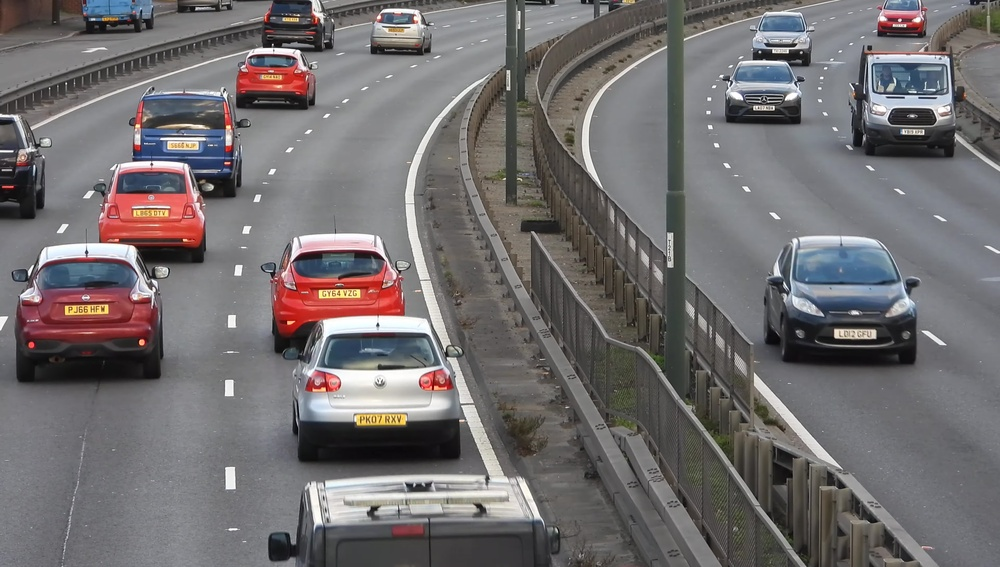
#> input picture test/sample1_highres.jpg, 1000 x 567 px, shrunk from 3840 x 2176 before the run
$ python -i deskew_image.py   (imports and definitions only)   (older library calls are emulated)
#> lines starting #> are read from the running program, lines starting #| are printed output that depends on the picture; after the words box and inside, x2 and y2 are one past the last pixel; in counts of white or black regions, pixels touching at a corner belong together
#> further down, picture is the input picture: shape (567, 1000, 3); mean B, G, R 110.8, 109.6, 113.6
import numpy as np
import cv2
import math
from math import *
from scipy import ndimage
import matplotlib.pyplot as plt

# [11 lines left out: function assert_lines, not called in this run]


def detectPlates(image):
		minPlateW = 50
		minPlateH = 15

		# initialize the rectangular and square kernels to be applied to the image,
		# then initialize the list of license plate regions
		rectKernel = cv2.getStructuringElement(cv2.MORPH_RECT, (13, 5))
		squareKernel = cv2.getStructuringElement(cv2.MORPH_RECT, (3, 3))

		regions = []

		# convert the image to grayscale, and apply the blackhat operation
		gray = cv2.cvtColor(image, cv2.COLOR_BGR2GRAY)
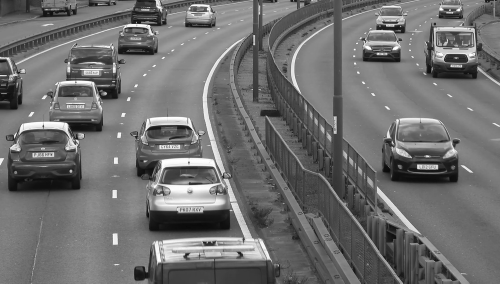
#> gray: shape (567, 1000) (shown at 1/2 size); min 1, max 255, mean 110.9
		blackhat = cv2.morphologyEx(gray, cv2.MORPH_BLACKHAT, rectKernel)
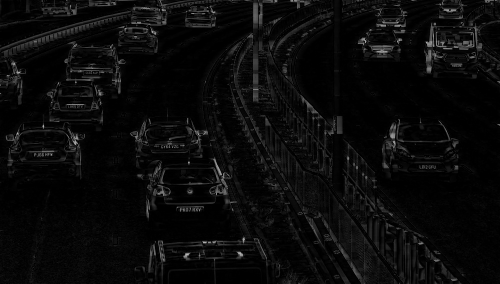
#> blackhat: shape (567, 1000) (shown at 1/2 size); min 0, max 216, mean 10.3

		# find regions in the image that are light
		light = cv2.morphologyEx(gray, cv2.MORPH_CLOSE, squareKernel)
		light = cv2.threshold(light, 50, 255, cv2.THRESH_BINARY)[1]
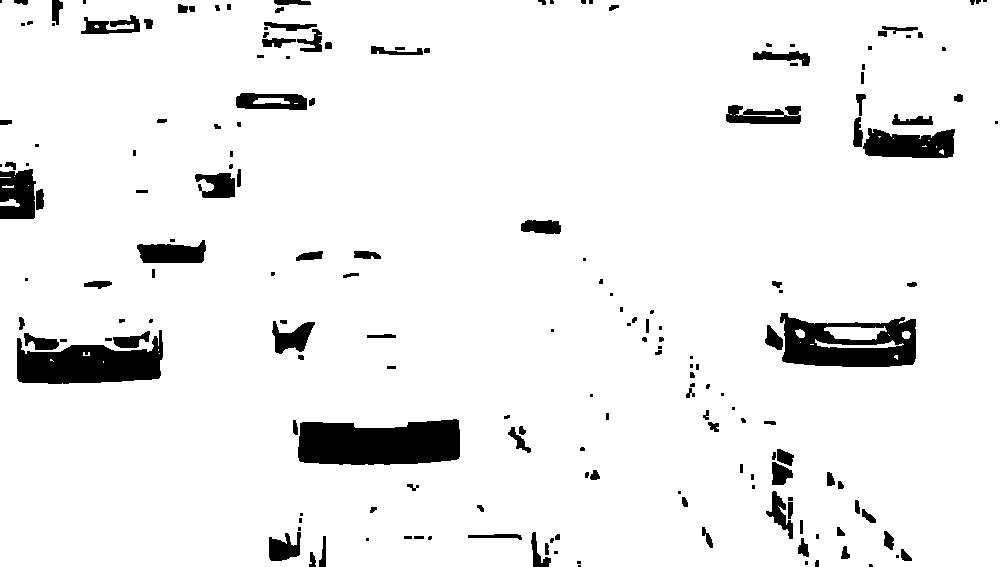
#> light: shape (567, 1000); 93.6% white; 184 black regions (65 under 20 px), largest, box (x1, y1, x2, y2) and area: (298, 419, 460, 465) 6365, (17, 330, 163, 384) 4895, (780, 313, 916, 367) 4787

		# compute the Scharr gradient representation of the blackhat image and scale the
		# resulting image into the range [0, 255]
		gradX = cv2.Sobel(blackhat,
			ddepth = cv2.CV_32F,
			dx = 1, dy = 0, ksize = -1)
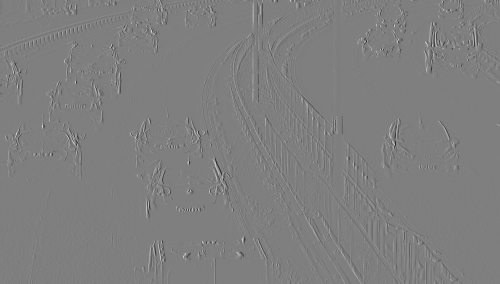
#> gradX: shape (567, 1000) float32 (shown at 1/2 size); min -3163, max 3179, mean 0; drawn with min black and max white
		gradX = np.absolute(gradX)
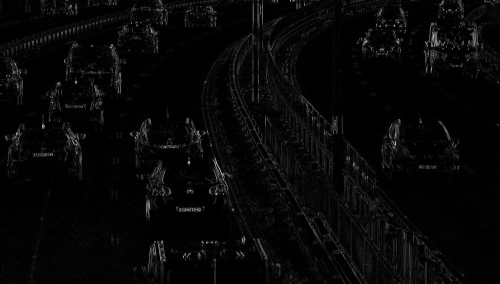
#> gradX: shape (567, 1000) float32 (shown at 1/2 size); min 0, max 3179, mean 95.4; drawn with min black and max white
		(minVal, maxVal) = (np.min(gradX), np.max(gradX))
#> minVal = 0; maxVal = 3179
		gradX = (255 * ((gradX - minVal) / (maxVal - minVal))).astype("uint8")

		# blur the gradient representation, apply a closing operating, and threshold the
		# image using Otsu's method
		gradX = cv2.GaussianBlur(gradX, (5, 5), 0)
		gradX = cv2.morphologyEx(gradX, cv2.MORPH_CLOSE, rectKernel)
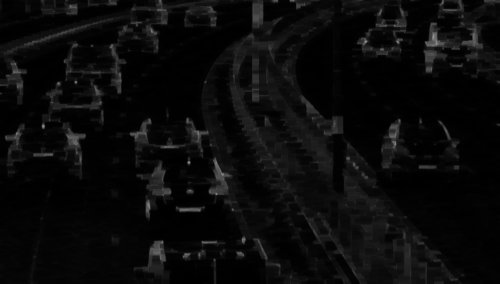
#> gradX: shape (567, 1000) (shown at 1/2 size); min 0, max 160, mean 10.2
		thresh = cv2.threshold(gradX, 0, 255, cv2.THRESH_BINARY | cv2.THRESH_OTSU)[1]
#> thresh: shape (567, 1000); 13.7% white; 214 white regions (100 under 20 px), largest, box (x1, y1, x2, y2) and area: (452, 66, 577, 364) 10211, (847, 42, 966, 147) 4962, (261, 0, 438, 106) 3921

		# perform a series of erosions and dilations on the image
		thresh = cv2.erode(thresh, None, iterations = 2)
#> thresh: shape (567, 1000); 6.9% white; 162 white regions (53 under 20 px), largest, box (x1, y1, x2, y2) and area: (849, 46, 964, 144) 3005, (462, 173, 530, 292) 2186, (596, 269, 664, 346) 1922
		thresh = cv2.dilate(thresh, None, iterations = 2)
#> thresh: shape (567, 1000); 12.1% white; 130 white regions (2 under 20 px), largest, box (x1, y1, x2, y2) and area: (460, 171, 576, 358) 4450, (847, 44, 966, 146) 4438, (465, 67, 568, 155) 2787

		# take the bitwise 'and' between the 'light' regions of the image, then perform
		# another series of erosions and dilations
		thresh = cv2.bitwise_and(thresh, thresh, mask = light)
#> thresh: shape (567, 1000); 11.4% white; 155 white regions (27 under 20 px), largest, box (x1, y1, x2, y2) and area: (460, 171, 576, 358) 4441, (847, 44, 966, 146) 3984, (465, 67, 568, 155) 2787
		thresh = cv2.dilate(thresh, None, iterations = 2)
#> thresh: shape (567, 1000); 17.8% white; 121 white regions, largest, box (x1, y1, x2, y2) and area: (845, 42, 968, 148) 6341, (458, 169, 578, 360) 6014, (463, 65, 570, 157) 3763
		thresh = cv2.erode(thresh, None, iterations = 1)
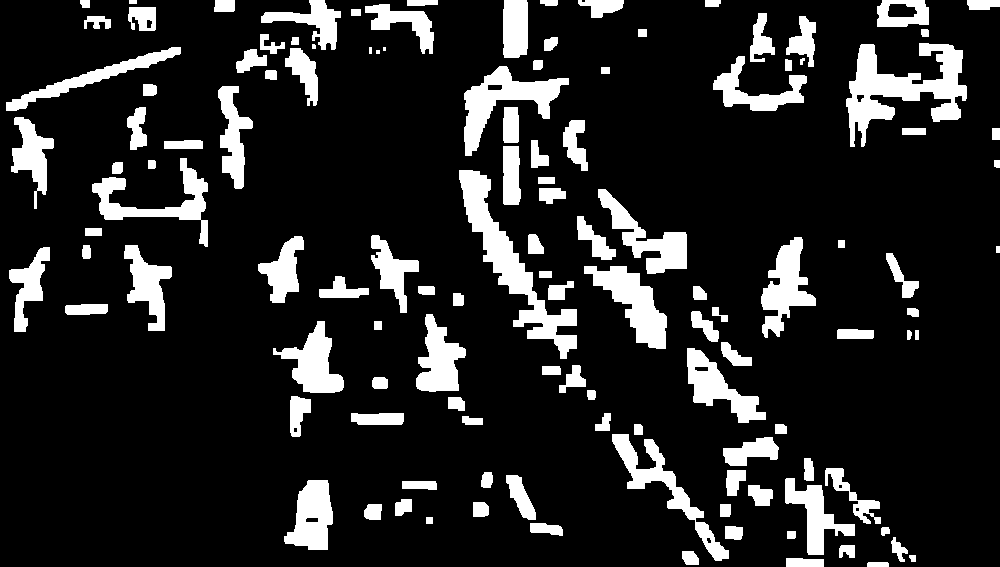
#> thresh: shape (567, 1000); 14.7% white; 124 white regions (3 under 20 px)

        # cv2.imwrite("kk2.jpg", thresh)

		# find contours in the thresholded image
		cnts, _ = cv2.findContours(thresh.copy(), cv2.RETR_EXTERNAL, cv2.CHAIN_APPROX_SIMPLE)
#> cnts = 124 contours, 6 with area under 20; largest, box (x1, y1, x2, y2) and area: (846, 43, 967, 147) 5062, (459, 170, 577, 359) 4873, (464, 66, 569, 156) 3156, (584, 266, 667, 349) 2805, (612, 434, 729, 561) 2554

		# loop over the contours
		for c in cnts:
			# grab the bounding box associated with the contour and compute the area and
			# aspect ratio
			(w, h) = cv2.boundingRect(c)[2:]
			aspectRatio = w / float(h)

			# calculate extent for additional filtering
			shapeArea = cv2.contourArea(c)
			boundingboxArea = w * h
			extent = shapeArea / float(boundingboxArea)
			extent = int(extent * 100) / 100

			# compute the rotated bounding box of the region
			rect = cv2.minAreaRect(c)
			box = cv2.boxPoints(rect)

			# ensure the aspect ratio, width, and height of the bounding box fall within
			# tolerable limits, then update the list of license plate regions
			if (aspectRatio > 3 and aspectRatio < 6) and h > minPlateH and w > minPlateW and extent > 0.50:
				print("box", box)
				regions.append(box)
#> this loop made 124 passes
#> (w, h, aspectRatio, shapeArea, boundingboxArea, extent, rect, box) on passes 1 to 3: (22, 5, 4.4, 83, 110, 0.75, ((877.5, 564), (4, 21), -90), [[888, 566], [867, 566], [867, 562], [888, 562]]), (38, 9, 4.22, 275.5, 342, 0.8, ((804.5, 562), (8, 37), -90), [[823, 566], [786, 566], [786, 558], [823, 558]]), (7, 7, 1, 30, 49, 0.61, ((912, 558), (6, 6), -90), [[915, 561], [909, 561], [909, 555], [915, 555]])
#> after the loop, regions = []

		# return the list of license plate regions
		return regions

# [79 lines left out: function skew_correct, not called in this run]

>>> import cv2
>>> picture = cv2.imread('test/sample1_highres.jpg')
>>> result = detectPlates(picture)
#> result = []

$ run again, on test/sample3_highres.jpg
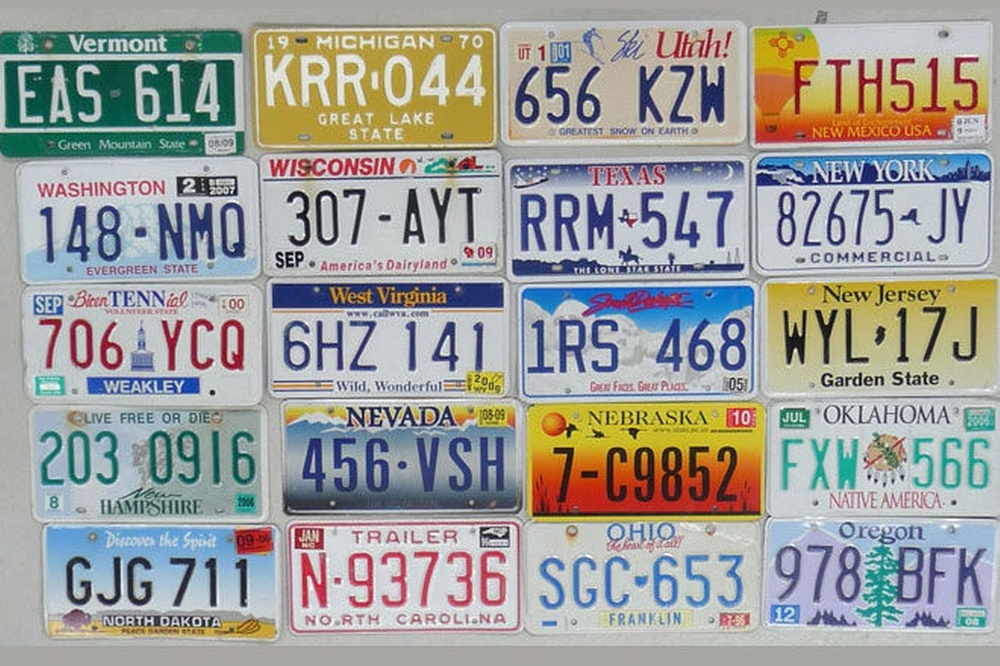
#> input picture test/sample3_highres.jpg, 1000 x 666 px, shrunk from 1600 x 1066 before the run
#> picture is the input picture: shape (666, 1000, 3); mean B, G, R 154.7, 158.8, 158.1
#> in detectPlates, `light = cv2.threshold(light, 50, 255, cv2.THRESH_BINARY)[1]`:
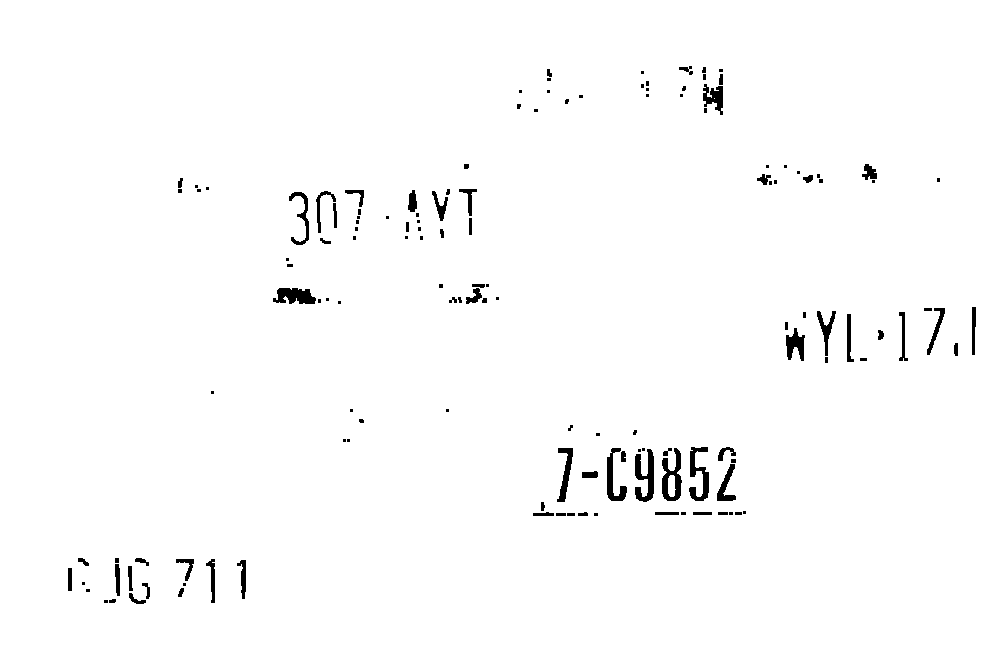
#> light: shape (666, 1000); 98.5% white; 142 black regions (71 under 20 px), largest, box (x1, y1, x2, y2) and area: (635, 449, 654, 502) 579, (662, 448, 682, 501) 554, (689, 447, 709, 501) 516
#> minVal = 0; maxVal = 3124
#> in detectPlates, `thresh = cv2.erode(thresh, None, iterations = 1)`:
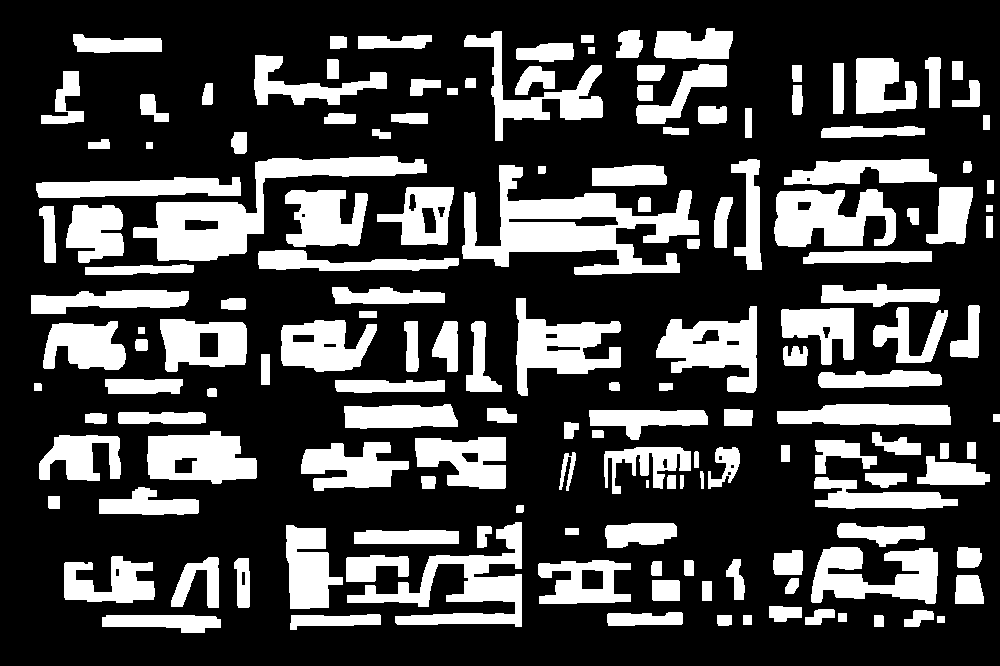
#> thresh: shape (666, 1000); 27.8% white; 157 white regions
#> cnts = 157 contours, 1 with area under 20; largest, box (x1, y1, x2, y2) and area: (462, 165, 699, 275) 10828, (133, 156, 427, 261) 8512, (347, 522, 522, 627) 5481, (774, 189, 896, 247) 4884, (656, 306, 757, 393) 4618
#> the loop in detectPlates, `for c in cnts:` made 157 passes
#> (w, h, aspectRatio, shapeArea, boundingboxArea, extent, rect, box) on passes 2, 4, 5: (10, 12, 0.833, 98.5, 120, 0.82, ((878.5, 620.5), (11, 9), -90), [[883, 626], [874, 626], [874, 615], [883, 615]]), (15, 11, 1.36, 136, 165, 0.82, ((724, 620), (10, 14), -90), [[731, 625], [717, 625], [717, 615], [731, 615]]), (119, 18, 6.61, 1423.5, 2142, 0.66, ((161, 623.5), (17, 118), -90), [[220, 632], [102, 632], [102, 615], [220, 615]])
#> (printed output is left out)
#> after the loop in detectPlates, `for c in cnts:`: regions = 10 items
